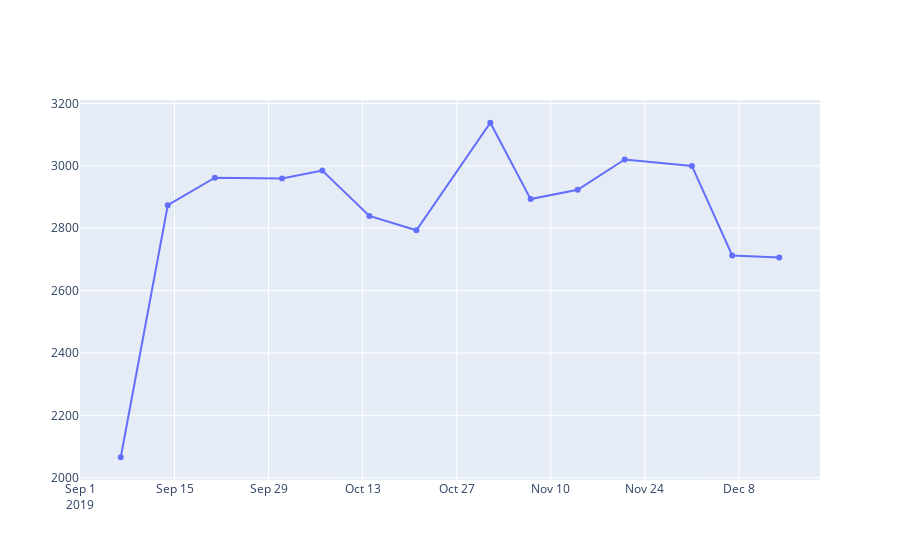

Write notebook code for a chart like this one.
### Code cell
#H_M
fig = go.Figure([go.Scatter(x=H_M['week'], y=H_M['amount'])])
fig.show()

### Figure 1 — Plotly figure (JSON) as saved in the notebook; plotly's stock layout.template omitted (floating-point values rounded to 4 significant figures)
{"data": [{"type": "scatter", "x": ["2019-09-07T00:00:00", "2019-09-14T00:00:00", "2019-09-21T00:00:00", "2019-10-01T00:00:00", "2019-10-07T00:00:00", "2019-10-14T00:00:00", "2019-10-21T00:00:00", "2019-11-01T00:00:00", "2019-11-07T00:00:00", "2019-11-14T00:00:00", "2019-11-21T00:00:00", "2019-12-01T00:00:00", "2019-12-07T00:00:00", "2019-12-14T00:00:00"], "y": [2066.0, 2874.0, 2962.0, 2959.0, 2985.0, 2840.0, 2794.0, 3138.0, 2893.0, 2923.0, 3021.0, 3000.0, 2713.0, 2706.0]}], "layout": {}}
